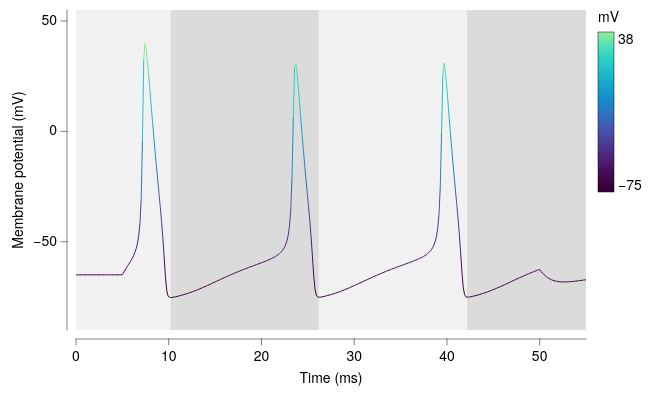

Specify this chart in Vega-Lite:
### Vega-Lite specification from a JSON file in a GitHub repository (floating-point values rounded to 4 significant figures; data arrays with more than 128 entries replaced by an {"elided": "..."} marker saying what was removed)
{"background": null, "config": {"arc": {"fill": "#DBDBDB", "fillOpacity": 1.0, "innerRadius": 40.0, "padAngle": 0.03, "stroke": "black", "strokeOpacity": 1, "strokeWidth": 0.25}, "area": {"fill": "#DBDBDB", "fillOpacity": 1.0, "stroke": "black", "strokeOpacity": 1, "strokeWidth": 0.25}, "axis": {"domain": true, "domainCap": "round", "domainColor": "black", "domainWidth": 0.25, "grid": false, "gridCap": "round", "gridColor": "#F1F1F1", "gridDash": [0, 0], "gridOpacity": 1.0, "gridWidth": 0.25, "labelColor": "black", "labelFont": "Helvetica Neue, HelveticaNeue, Helvetica, Arial, sans-serif", "labelFontSize": 7, "labelFontStyle": "normal", "labelFontWeight": 400, "offset": 4.5, "ticks": true, "tickCap": "round", "tickColor": "black", "tickRound": false, "tickSize": 3, "tickWidth": 0.25, "titleColor": "black", "titleFont": "Helvetica Neue, HelveticaNeue, Helvetica, Arial, sans-serif", "titleFontSize": 7, "titleFontStyle": "normal", "titleFontWeight": 400}, "axisX": {"domain": true, "labelAlign": "center", "labelAngle": 0, "labels": true, "ticks": true, "translate": 0}, "axisY": {"domain": true, "labelAlign": "right", "labelAngle": 0, "labels": true, "ticks": true, "translate": 0}, "axisRight": {"domain": true, "labelAlign": "left", "labelAngle": 0, "labels": true, "ticks": true, "translate": 0}, "axisTop": {"domain": true, "labelAlign": "center", "labelAngle": 0, "labels": true, "ticks": true, "translate": 0}, "axisBand": {"tickOffset": 0}, "bar": {"fill": "#DBDBDB", "fillOpacity": 1.0, "stroke": "black", "strokeOpacity": 1, "strokeWidth": 0.25}, "boxplot": {"size": 14.4, "ticks": {"cornerRadius": 0.25, "fill": "black", "opacity": 1, "size": 7.2, "thickness": 0.25}, "box": {"fillOpacity": 1.0, "stroke": "black", "strokeOpacity": 1, "strokeWidth": 0.25}, "median": {"cornerRadius": 0, "fill": "black", "fillOpacity": 1.0, "opacity": 1, "size": 14.4, "thickness": 0.25}, "rule": {"fill": "black", "fillOpacity": 1.0, "size": 16.0, "stroke": "black", "strokeDash": [0, 0], "strokeOpacity": 1, "strokeWidth": 0.25}, "outliers": {"color": "black", "fill": "black", "fillOpacity": 1.0, "size": 0, "stroke": "black", "strokeOpacity": 1, "strokeWidth": 0.25}}, "circle": {"fill": "black", "fillOpacity": 1.0, "size": 2.0, "stroke": null, "strokeOpacity": 1, "strokeWidth": 0.25}, "errorband": {"band": {"fillOpacity": 0.6, "stroke": null, "strokeWidth": 0.25, "strokeOpacity": 1}, "borders": {"opacity": 0, "strokeOpacity": 0.25, "strokeWidth": 1}}, "errorbar": {"opacity": 1, "rule": {"strokeDash": [0, 0], "strokeWidth": 0.25}, "ticks": {"color": "black", "cornerRadius": 0.125, "opacity": 1, "size": 9.6, "thickness": 0.25}, "thickness": 0.25}, "font": "Helvetica Neue, HelveticaNeue, Helvetica, Arial, sans-serif", "geoshape": {"fill": "#DBDBDB", "fillOpacity": 1.0, "stroke": "black", "strokeOpacity": 1, "strokeWidth": 0.25}, "header": {"labelColor": "black", "labelFont": "Helvetica Neue, HelveticaNeue, Helvetica, Arial, sans-serif", "labelFontSize": 7, "labelFontStyle": "normal", "labelFontWeight": 400, "titleColor": "black", "titleFont": "Helvetica Neue, HelveticaNeue, Helvetica, Arial, sans-serif", "titleFontSize": 7, "titleFontStyle": "normal", "titleFontWeight": 400, "titlePadding": 0}, "legend": {"disable": false, "offset": 4.5, "titlePadding": 4, "labelOffset": 2, "gradientLabelOffset": 2, "gradientLength": 80.0, "gradientThickness": 8.0, "gradientOpacity": 1.0, "gradientStrokeColor": "black", "gradientStrokeWidth": 0.25, "labelColor": "black", "labelFont": "Helvetica Neue, HelveticaNeue, Helvetica, Arial, sans-serif", "labelFontSize": 7, "labelFontStyle": "normal", "labelFontWeight": 400, "strokeColor": "black", "strokeWidth": 0, "symbolSize": 42, "symbolStrokeColor": "black", "symbolStrokeWidth": 0.25, "titleColor": "black", "titleFont": "Helvetica Neue, HelveticaNeue, Helvetica, Arial, sans-serif", "titleFontSize": 7, "titleFontStyle": "normal", "titleFontWeight": 400}, "line": {"color": "black", "stroke": "black", "strokeCap": "butt", "strokeDash": [0, 0], "strokeOpacity": 1, "strokeWidth": 0.5}, "point": {"filled": true, "fill": "#DBDBDB", "fillOpacity": 1.0, "size": 8.0, "stroke": "black", "strokeOpacity": 1, "strokeWidth": 0.25}, "range": {"category": ["#5CA7B1", "#B7D0EE", "#B7B3E4", "#B3DAB5", "#F5E1B3", "#3D727B", "#809DC7", "#867DAC", "#80A988", "#CBB17A", "#204148", "#546B94", "#584C77", "#507B5F", "#9D824D"], "diverging": {"scheme": ["#6F572A", "#876E43", "#9E875F", "#B5A17F", "#CABBA2", "#DCD6CC", "#F4F1E9", "#C9D7DA", "#9DBFC6", "#78A5AF", "#558B96", "#36717C", "#1A5762"]}, "heatmap": {"scheme": ["#32022B", "#43044D", "#4C196E", "#4D338C", "#484DA6", "#3A68BB", "#1D83CA", "#1D9CCB", "#23B5C9", "#28CDC5", "#4DE0B4", "#91EE9F"]}, "ordinal": {"scheme": ["#F1F1F1", "#DBDBDB", "#C6C6C6", "#B2B2B2", "#9D9D9D", "#898989", "#767676", "#636363", "#515151", "#404040", "#2F2F2F", "#1F1F1F"]}, "ramp": {"scheme": ["#32022B", "#43044D", "#4C196E", "#4D338C", "#484DA6", "#3A68BB", "#1D83CA", "#1D9CCB", "#23B5C9", "#28CDC5", "#4DE0B4", "#91EE9F"]}}, "rule": {"color": "black", "stroke": "black", "strokeCap": "round", "strokeDash": [2, 2], "strokeOpacity": 1, "strokeWidth": 0.25}, "scale": {"bandPaddingInner": 0.1, "bandPaddingOuter": 0.1, "round": false}, "rect": {"fill": "#DBDBDB", "fillOpacity": 1.0, "stroke": "black", "strokeOpacity": 1, "strokeWidth": 0.25}, "square": {"fill": "#DBDBDB", "fillOpacity": 1.0, "size": 16.0, "stroke": "black", "strokeOpacity": 1, "strokeWidth": 0.25}, "text": {"color": "black", "font": "Helvetica Neue, HelveticaNeue, Helvetica, Arial, sans-serif", "fontSize": 7, "fontStyle": "normal", "fontWeight": 400}, "tick": {"color": "black", "cornerRadius": 0.125, "opacity": 1.0, "size": 14.4, "thickness": 0.25}, "title": {"anchor": "middle", "frame": "group", "color": "black", "font": "Helvetica Neue, HelveticaNeue, Helvetica, Arial, sans-serif", "fontSize": 7, "fontStyle": "normal", "fontWeight": 400, "subtitleColor": "black", "subtitleFont": "Helvetica Neue, HelveticaNeue, Helvetica, Arial, sans-serif", "subtitleFontSize": "Helvetica Neue, HelveticaNeue, Helvetica, Arial, sans-serif", "subtitleFontStyle": "normal", "subtitleFontWeight": 400}, "trail": {"color": "black", "opacity": 1, "size": 0.5}, "view": {"continuousWidth": 255, "continuousHeight": 160, "discreteWidth": 255, "discreteHeight": 160, "fill": null, "stroke": null, "strokeWidth": 0.25}}, "layer": [{"data": {"name": "data-f649f9d1c293ec8042ca0358e3477a5a"}, "mark": {"type": "rect", "color": "#F1F1F1", "cornerRadius": 0, "opacity": 1.0, "stroke": null, "strokeOpacity": 0, "strokeWidth": 0}, "encoding": {"x": {"datum": 0.0}, "x2": {"datum": 10.2}}}, {"data": {"name": "data-f649f9d1c293ec8042ca0358e3477a5a"}, "mark": {"type": "rect", "color": "#DBDBDB", "cornerRadius": 0, "opacity": 1.0, "stroke": null, "strokeOpacity": 0, "strokeWidth": 0}, "encoding": {"x": {"datum": 10.2}, "x2": {"datum": 26.19}}}, {"data": {"name": "data-f649f9d1c293ec8042ca0358e3477a5a"}, "mark": {"type": "rect", "color": "#F1F1F1", "cornerRadius": 0, "opacity": 1.0, "stroke": null, "strokeOpacity": 0, "strokeWidth": 0}, "encoding": {"x": {"datum": 26.19}, "x2": {"datum": 42.18}}}, {"data": {"name": "data-f649f9d1c293ec8042ca0358e3477a5a"}, "mark": {"type": "rect", "color": "#DBDBDB", "cornerRadius": 0, "opacity": 1.0, "stroke": null, "strokeOpacity": 0, "strokeWidth": 0}, "encoding": {"x": {"datum": 42.18}, "x2": {"datum": 55.0}}}, {"data": {"name": "data-b6f7fd2acaa55968da0c694514d772cd"}, "mark": {"type": "line"}, "encoding": {"color": {"field": "mV", "title": "mV", "type": "quantitative"}, "detail": {"field": "seg", "type": "nominal"}, "x": {"field": "t", "scale": {"domain": [0, 55], "nice": false}, "title": "Time (ms)", "type": "quantitative"}, "y": {"field": "V", "scale": {"domain": [-90, 55], "nice": false}, "title": "Membrane potential (mV)", "type": "quantitative"}}}], "$schema": "https://vega.github.io/schema/vega-lite/v6.4.1.json", "datasets": {"data-f649f9d1c293ec8042ca0358e3477a5a": [{"__dummy": 0, "__dysonsphere__": 1}], "data-b6f7fd2acaa55968da0c694514d772cd": {"elided": "798 records"}}}
